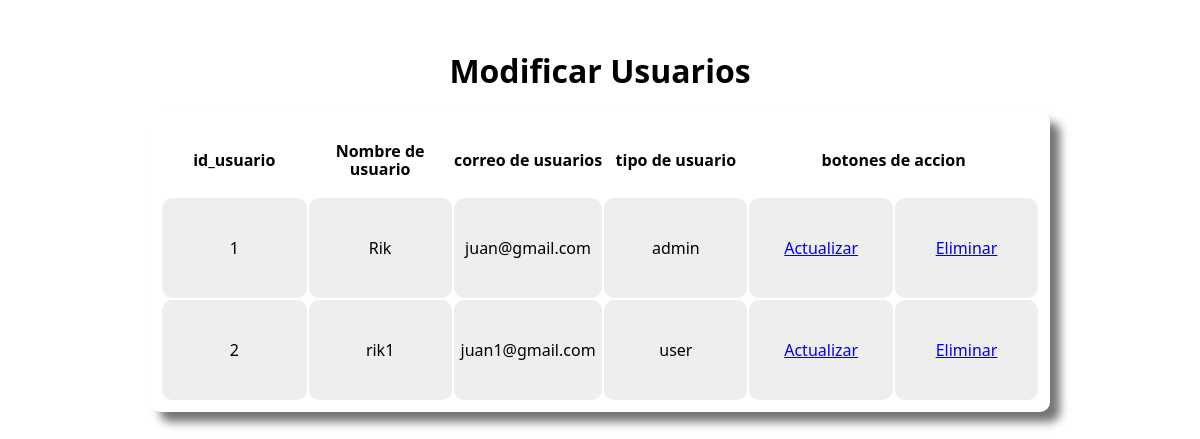
Page /panel_admin/mostrar_users.php on the committed database.
### tables this page shows
CREATE TABLE IF NOT EXISTS `usuarios` (
  `id_usuarios` int(5) NOT NULL AUTO_INCREMENT,
  `email` varchar(100) NOT NULL,
  `usuario` varchar(50) NOT NULL,
  `pass` varchar(20) NOT NULL,
  `tipo` varchar(10) NOT NULL,
  PRIMARY KEY (`id_usuarios`)
);

### panel_admin/mostrar_users.php (the view, shortened to what this page needs)
    <?php
include '../main-pages/conexion.php';
?>
<!DOCTYPE html>
<html lang="en">
<head>
    <link rel="stylesheet" href="../normalize.css">
    <link rel="stylesheet" href="../frontend/style-muser.css">
    <link rel="stylesheet" href="https://cdn.jsdelivr.net/npm/sweetalert2@11.11.0/dist/sweetalert2.min.css"
>
</head>
<body>
    <h1 class="informacion">
        Modificar Usuarios
    </h1>
    <table>
        <tr>
            <th>id_usuario</th>
            <th>Nombre de usuario</th>
            <th>correo de usuarios</th>
            <th>tipo de usuario</th>
            <th colspan="2">botones de accion</th>
        </tr>
        <tbody>
            <?php
            $registros = mysqli_query($conexion,"SELECT * FROM usuarios") or die("Error en la consulta".mysqli_error($conexion));
            while ($row = mysqli_fetch_array($registros)) { ?>
                <tr>
                    <td> <?php echo $row['id_usuarios']; ?> </td>
                    <td> <?php echo $row['usuario']; ?> </td>
                    <td> <?php echo $row['email']; ?> </td>
                    <td> <?php echo $row['tipo']; ?> </td>
                    <td class="btn"><a href="modificar_user.php?editar= <?php echo $row['id_usuarios']; ?>">Actualizar</a></td>
                    <td class="btn1"><a href="eliminar_users.php?del= <?php echo $row['id_usuarios']; ?>">Eliminar</a></td>
                </tr>
            <?php }
            ?>
        </tbody>
    </table>
</body>
</html>

### frontend/style-muser.css (style rules this page uses)
* { padding: 0; margin: 0; box-sizing: border-box; font-family: 'Segoe UI', Tahoma, Geneva, Verdana, sans-serif; scroll-behavior: smooth; }
html { box-sizing: border-box; }
*, *:before, *:after { box-sizing: inherit; }
:root { --bg: #a5a5a5; --text-color: #fff; --sec-primary: rgb(241, 241, 241); --accent: rgb(255, 255, 255); --color-1: #ababab; --color-2: #3c4047; --color-3: #2d3139; --color-4: #1f232a; --color-5: #4a4e56; --color-6: #000; --color-7: #1877f2; --color-8: #1877f2; --color-9: #1877f2; }
body { background-image: url(../img/background2.jpg); background-repeat: no-repeat; background-size: cover; padding-top: 2rem; overflow-x: hidden; scroll-behavior: smooth; }
h1 { text-align: center; }
table { background-color: white; margin: auto; width: 900px; height: 300px; padding: 10px; border-radius: 10px; box-shadow: 10px 10px 10px rgba(0, 0, 0, 0.546); }
td { text-align: center; background-color: rgb(238, 238, 238); border-radius: 10px; width: 150px; height: 50px; }
tr { background-color: white; }
.btn { color: lime; text-decoration: none; }
.btn1 { color: red; text-decoration: none; }

### rows in the picture
usuarios: id_usuarios "1", usuario "Rik", email "juan@gmail.com", tipo "admin"
usuarios: id_usuarios "2", usuario "rik1", email "juan1@gmail.com", tipo "user"
